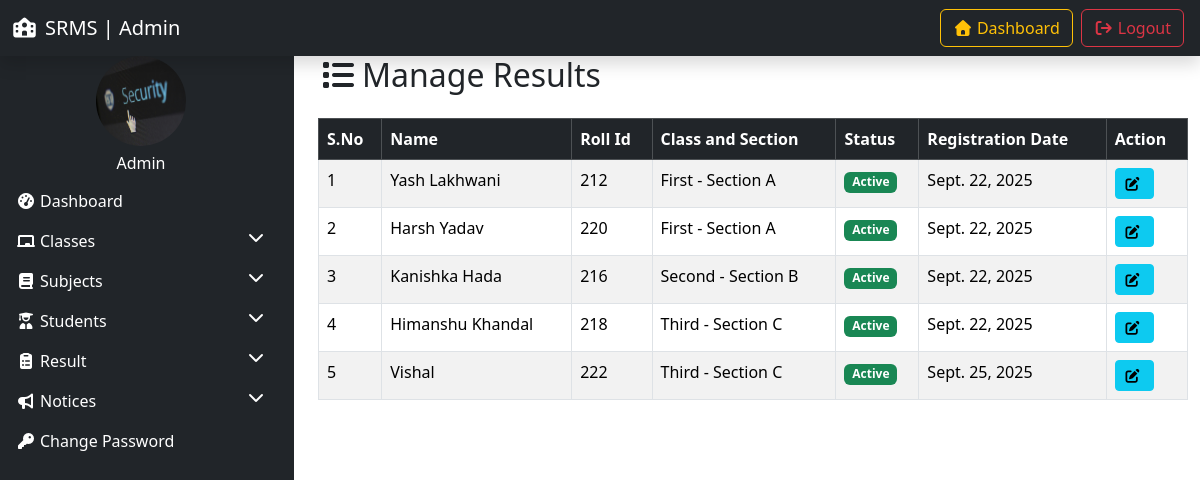
Page /manage_results/ (signed in) on the committed database.
### resultapp/models.py (models this page shows, shortened)
class Student(models.Model):
    GENDER_CHOICES = (
        ('Male','Male'),
        ('Female','Female')
    )
    name = models.CharField(max_length=50)
    roll_id = models.CharField(max_length=50)
    email = models.EmailField(max_length=50)
    gender = models.CharField(max_length=20,choices=GENDER_CHOICES)
    dob = models.DateField(max_length=50)
    student_class = models.ForeignKey(Class,on_delete=models.SET_NULL,null=True)
    reg_date = models.DateField(auto_now_add=True)
    updation_date = models.DateField(auto_now=True)
    status = models.IntegerField(default=1)

class Class(models.Model):
    class_name = models.CharField(max_length=100)
    class_numeric = models.IntegerField()
    section = models.CharField(max_length=20)
    creation_date = models.DateTimeField(auto_now_add=True)
    updation_date =  models.DateTimeField(auto_now=True)

### resultapp/views.py (the view)
# urls.py: path('manage_results/',view=manage_results,name='manage_results'),
@login_required
def manage_results(request):
    results = Result.objects.select_related('student','student_class').all()
    students = {}
    for res in results:
        stu_id = res.student.id
        if stu_id  not in students:
            students[stu_id] = {
                'student': res.student,
                'class': res.student_class,
                'reg_date':res.student.reg_date,
                'status': res.student.status
            }
    return render(request,'manage_results.html',{'results':students.values()})

### resultapp/templates/manage_results.html (shortened to what this page needs)
{% extends "admin_base.html" %}
{% block content %}
<div class="container">
    <h2 class="mb-4"><i class="fas fa-list me-1"></i>Manage Results</h2>
    <table class="table table-bordered table-striped ">
        <thead class="table-dark">
            <tr>
                <th>S.No</th>
                <th>Name</th>
                <th>Roll Id</th>
                <th>Class and Section</th>
                <th>Status</th>
                <th>Registration Date</th>
                <th>Action</th>
            </tr>
        </thead>
        <tbody>
            {% for i  in  results %}
            <tr>
                <td>{{forloop.counter}}</td>
                <td style="white-space: normal; word-wrap: break-word; max-width: 400px;">{{i.student.name}}</td>
                <td style="white-space: pre-wrap; word-wrap: break-word; max-width: 500px;">{{i.student.roll_id}}</td>
                <td style="white-space: pre-wrap; word-wrap: break-word; max-width: 500px;">{{i.class.class_name}} - Section {{i.class.section}}</td>
                <td>
                    {% if i.student.status == 1 %}
                    <span class="badge bg-success">Active</span>
                    {% else %}
                     <span class="badge bg-danger">InActive</span>
                    {% endif %}
                </td>
                <td>{{i.student.reg_date}}</td>
                <td>
                    <a href="{% url "edit_result" i.student.id %}" class="btn btn-info btn-sm"><i class="fas fa-edit me-1"></i></a>
                </td>
            </tr>
            {% empty %}
            <tr>
                <td colspan="6" class='text-center'>No Result found</td>
            </tr>
            {% endfor %}
        </tbody>
    </table>
</div>
{% endblock %}

### rows in the picture
Student: student.name "Yash Lakhwani", student.roll_id "212", class.class_name "First", class.section "A", status "Active", student.reg_date "Sept. 22, 2025"
Student: student.name "Harsh Yadav", student.roll_id "220", class.class_name "First", class.section "A", status "Active", student.reg_date "Sept. 22, 2025"
Student: student.name "Kanishka Hada", student.roll_id "216", class.class_name "Second", class.section "B", status "Active", student.reg_date "Sept. 22, 2025"
Student: student.name "Himanshu Khandal", student.roll_id "218", class.class_name "Third", class.section "C", status "Active", student.reg_date "Sept. 22, 2025"
Student: student.name "Vishal", student.roll_id "222", class.class_name "Third", class.section "C", status "Active", student.reg_date "Sept. 25, 2025"
